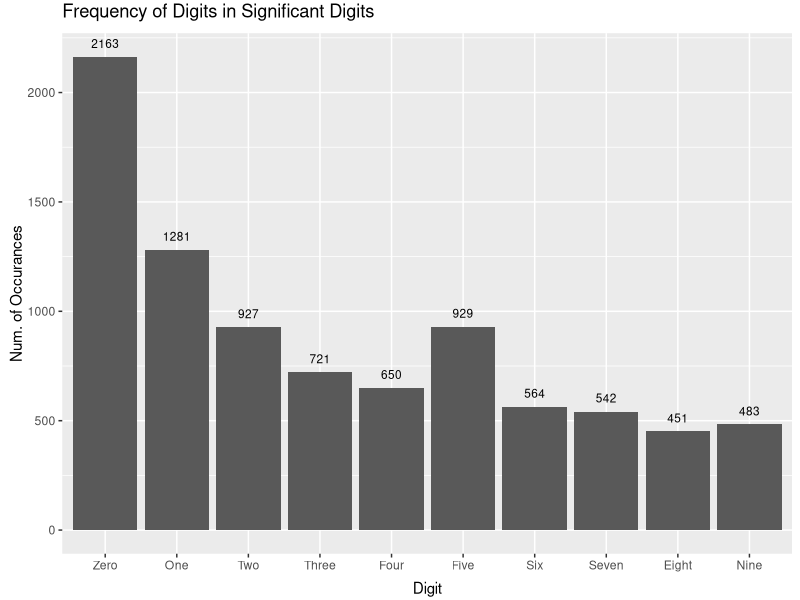
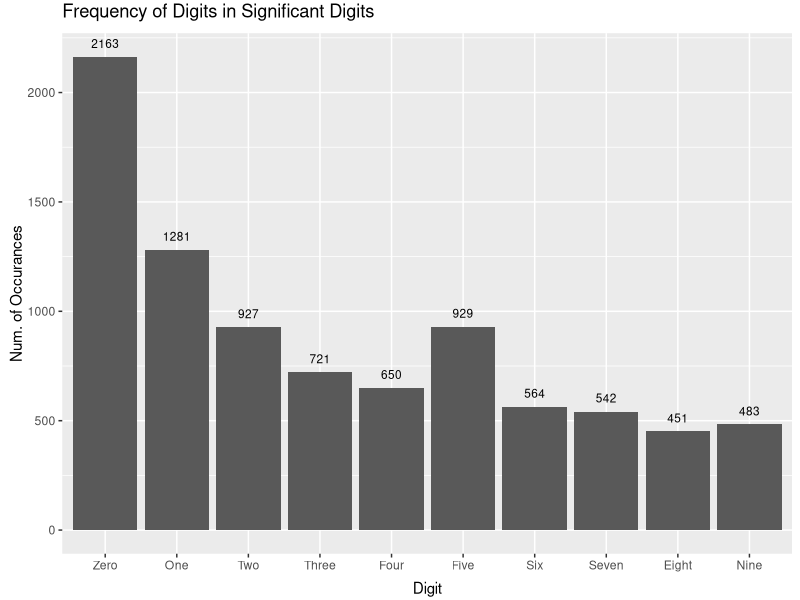

These figures' R source, in order:
library(ggplot2)

#Read in counts data from CSV
list_of_counts <- read.csv("../data/counts.csv", header=TRUE)
print(list_of_counts)

#Manually refactor to force numeric order rather than alphabetic order in the plots
list_of_counts$DigitOrder <- factor(list_of_counts$Digit, levels=c("Zero","One","Two","Three","Four","Five","Six","Seven","Eight","Nine"))

#Create bar plot
plot_of_counts <- ggplot(list_of_counts, aes(x=DigitOrder, y=Counts)) + geom_bar(stat="identity")

#Add data labels above bars and title, axis labels
plot_of_counts <- plot_of_counts + geom_text(aes(label = Counts, ymax=0), position=position_dodge(width = 0.9), vjust=-1, size=3)
plot_of_counts <- plot_of_counts + labs(title = "Frequency of Digits in Significant Digits", y = "Num. of Occurances", x = "Digit")

#Adjust label positions
plot_of_counts <- plot_of_counts + theme(plot.title = element_text(vjust=2))
plot_of_counts <- plot_of_counts + theme(axis.title.x = element_text(vjust=-0.35))
plot_of_counts <- plot_of_counts + theme(axis.title.y = element_text(vjust=0.45))

#Save plots
ggsave("count_of_digits.png", width = 5, height = 5)
ggsave("count_of_digits.pdf", width = 5, height = 5)
